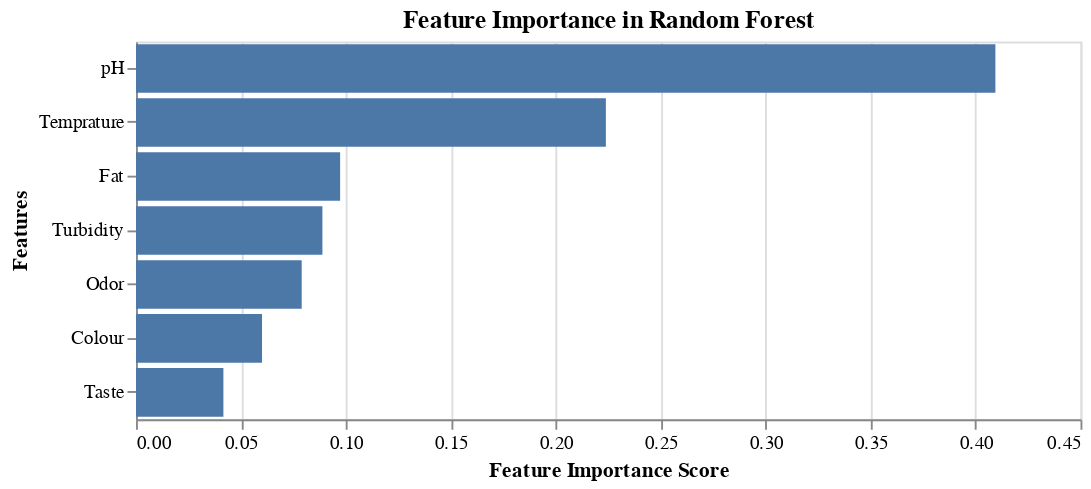

The notebook cell saved with this chart:
### Code cell
feature_plot = alt.Chart(feature_importance_df).mark_bar().encode(
    x=alt.X("Importance:Q", title="Feature Importance Score"),
    y=alt.Y("Feature:N", sort='-x', title="Features"),
).properties(
    title="Feature Importance in Random Forest",
    width=500,
    height=200
)

feature_plot

### Figure 1 — Vega-Lite specification as saved in the notebook (floating-point values rounded to 4 significant figures)
{"config": {"view": {"continuousWidth": 300, "continuousHeight": 300}}, "data": {"name": "data-7dd36b939cc1603c42f273be2c9eb8fb"}, "mark": {"type": "bar"}, "encoding": {"x": {"field": "Importance", "title": "Feature Importance Score", "type": "quantitative"}, "y": {"field": "Feature", "sort": "-x", "title": "Features", "type": "nominal"}}, "height": 200, "title": "Feature Importance in Random Forest", "width": 500, "$schema": "https://vega.github.io/schema/vega-lite/v5.20.1.json", "datasets": {"data-7dd36b939cc1603c42f273be2c9eb8fb": [{"Feature": "pH", "Importance": 0.4095}, {"Feature": "Temprature", "Importance": 0.2239}, {"Feature": "Fat", "Importance": 0.09725}, {"Feature": "Turbidity", "Importance": 0.08881}, {"Feature": "Odor", "Importance": 0.07894}, {"Feature": "Colour", "Importance": 0.06004}, {"Feature": "Taste", "Importance": 0.04164}]}}
